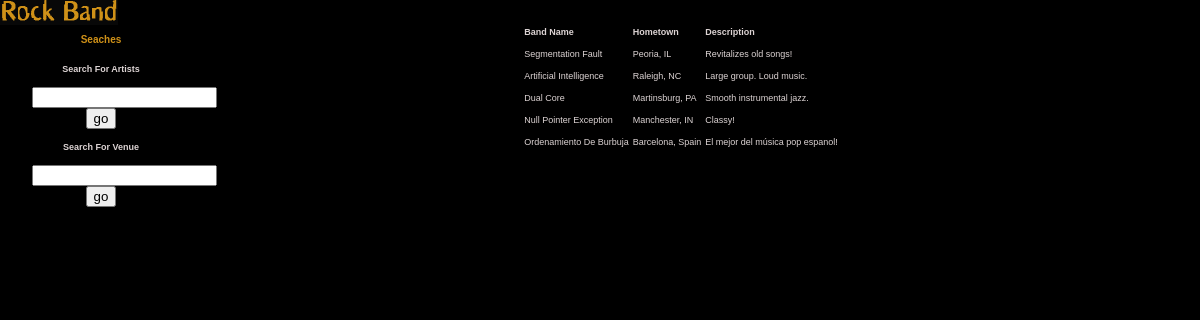
The page /searchName.php on the database as committed earlier.
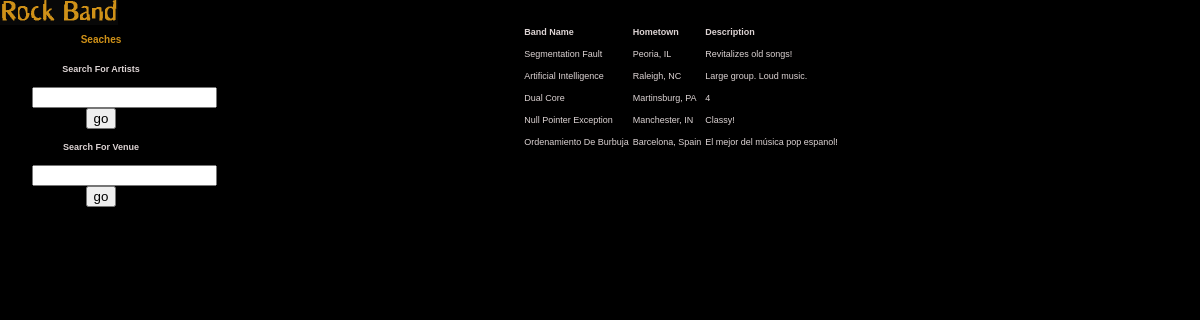
The same page on the database as committed later.
### tables this page shows
CREATE TABLE band (
	band_id INT NOT NULL AUTO_INCREMENT,
	PRIMARY KEY(band_id),
	band_name VARCHAR(25) NOT NULL,
	hometown VARCHAR(30) NOT NULL,
	genre1 INT,
	genre2 INT,
	genre3 INT,
	CONSTRAINT genre_genre1_fk
	FOREIGN KEY(genre1)
	REFERENCES genre(genre_id),
	CONSTRAINT genre_genre2_fk
	FOREIGN KEY(genre2)
	REFERENCES genre(genre_id),
	CONSTRAINT genre_genre3_fk
	FOREIGN KEY(genre3)
	REFERENCES genre(genre_id),
	description BLOB NOT NULL,
	picture_file VARCHAR(75),
	album1 VARCHAR(50),
	album2 VARCHAR(50),
	album3 VARCHAR(50),
	album4 VARCHAR(50),
	album5 VARCHAR(50)
);

### searchName.php (the view, shortened to what this page needs)
<!DOCTYPE html PUBLIC "-//W3C//DTD XHTML 1.0 Transitional//EN"
  "http://www.w3.org/TR/xhtml1/DTD/xhtml1-transitional.dtd">
<html xmlns="http://www.w3.org/1999/xhtml" xml:lang="en" lang="en">
<head>
  <link rel="stylesheet" type="text/css" href="style.css" />
</head>
<body>
<div id="wrap">
	<h1><a href="mainPage.php"><img src="images/logo.gif" width="118" height="25" alt="Rock Band" /></a></h1>
				<div id="sidebar">
					<div class="content">
						<h2>Seaches</h2>
						<p><b>Search For Artists</b></p>
						<form method="post" action="searchName.php">
						<input type="text" id="searchbox" name="searchbox" />
						<input type="submit" value="go" name="submit" />
						</form>
						<p><b>Search For Venue</b></p>
						<form method="post" action="searchVenue.php">
						<input type="text" id="searchbox" name="searchbox" />
						<input type="submit" value="go" name="submit" />
						</form>
					</div>
					</div>
	<div id="main">
<?php
	include "db_connect.php";
	$search = $_POST['searchbox'];
	$find = "LIKE '%$search%'";
	if($search == "")
	{
		$query = "SELECT * FROM band";
	}
	else
	{
	$query = "SELECT * FROM band WHERE band_name $find OR hometown $find OR description $find OR genre $find OR albums $find;";
	}
	$result = mysqli_query($db, $query)
	or die("Error Querying Database");
	echo "<h1><a href='http://localhost/cpsc-350-grp-4/bands2/'><img src='images/logo.gif' width='118' height='25' alt='Rock Band' /></a></h1>";
	echo "<table ALIGN='center' id=\"hor-minimalist-b\">\n<tr><th>Band Name</th><th>Hometown</th><th>Description</th></tr>\n\n";
   while($row = mysqli_fetch_array($result)) {
  	$name = $row['band_name'];
  	$hometown = $row['hometown'];
	$description = $row['description'];
  	echo "<tr><td  >$name</td><td>$hometown</td><td>$description</td></tr>\n";
  }
 echo "</table>\n";
?>
	</div>

Rows that differ between the two databases and show on the page:
changed band "Dual Core": description "Smooth instrumental jazz." → "4"
